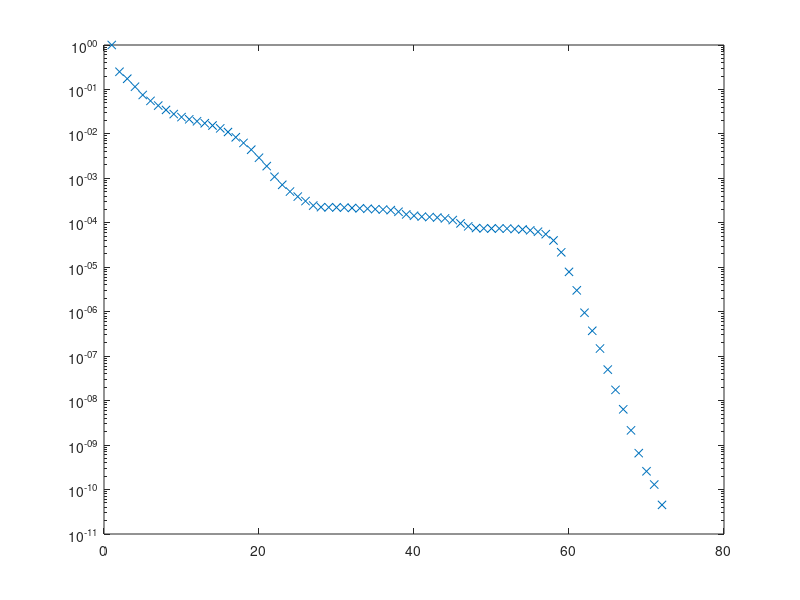

Recreate this plot in MATLAB. (Note: this script raises an error after producing the figure.)
%% Test comparant dqgmres codé à gmres de matlab sans restart

clear all;
close all;
load mat1.mat;

tol = 1e-10;
n = size(A, 1);
maxit = 2*n;
x0 = zeros(n,1);

[M1,M2] = ilu(A);

normRHS = norm(M2\(M1\b));
figure

% test avec m > iter == gmres
[x, flag, resrel, iter, resvec] = gmres(A, b, [], tol, maxit, M1, M2, x0);

fprintf(' flag : %5d \n', flag);
fprintf(' nbiter : %5d \n', iter);
fprintf(' résidu relatif: %3.1e \n', resrel);
semilogy(resvec/normRHS, 'x');
hold on;

m = 30;
[x, flag, resrel, iter, resvec] = dqGMRES1(A, b, m, tol, maxit, M1, M2, x0);
fprintf(' flag : %5d \n', flag);
fprintf(' nbiter : %5d \n', iter);
fprintf(' résidu relatif: %3.1e \n', resrel);
semilogy(resvec, 'o');
title(['mat1, tol = 1e-10, ilu precondtionner'],'FontSize',12);
legend('gmres', ['dqgmres(',num2str(m),')']);
